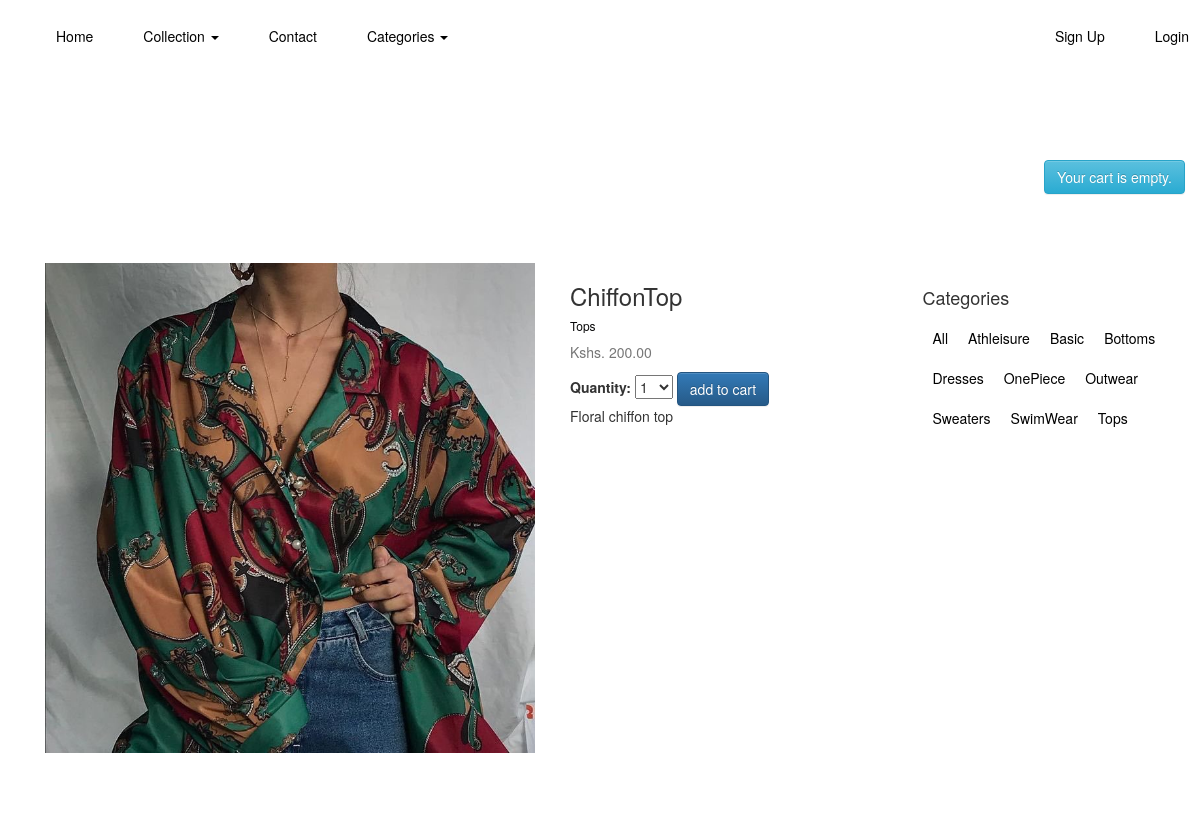
Screenshot of /9/chiffontop/ with the database file from the repository.
### shop/models.py (models this page shows, shortened)
class Product(models.Model):
    category = models.ForeignKey(Category, related_name='products', on_delete=models.CASCADE)
    name = models.CharField(max_length=100, db_index=True)
    slug = models.SlugField(max_length=100, db_index=True)
    description = models.TextField(blank=True)
    price = models.DecimalField(max_digits=10, decimal_places=2)
    available = models.BooleanField(default=True)
    stock = models.PositiveIntegerField()
    created_at = models.DateTimeField(auto_now_add=True)
    updated_at = models.DateTimeField(auto_now=True)
    image = models.ImageField(upload_to='products/%Y/%m/%d', blank=True)
    class Meta:
        ordering = ('name', )
        index_together = (('id', 'slug'),)

class Category(models.Model):
    name = models.CharField(max_length=150, db_index=True)
    slug = models.SlugField(max_length=150, unique=True ,db_index=True)
    created_at = models.DateTimeField(auto_now_add=True)
    updated_at = models.DateTimeField(auto_now=True)
    class Meta:
        ordering = ('name', )
        verbose_name = 'category'
        verbose_name_plural = 'categories'
    def __str__(self):
        return self.name
    def get_absolute_url(self):
        return reverse('shop:product_list_by_category', args=[self.slug])

### shop/views.py (the view)
# urls.py: url(r'^(?P<id>\d+)/(?P<slug>[-\w]+)/$', views.product_detail, name='product_detail'),
def product_detail(request, id, slug):
    product = get_object_or_404(Product, id=id, slug=slug, available=True)
    cart_product_form = CartAddProductForm()
    context = {
        'product': product,
        'cart_product_form': cart_product_form
    }
    return render(request, 'shop/product/detail.html', context)

### cart/forms.py
class CartAddProductForm(forms.Form):
    quantity = forms.TypedChoiceField(choices=PRODUCT_QUANTITY_CHOICES, coerce=int)
    update = forms.BooleanField(required=False, initial=False, widget=forms.HiddenInput)

### cart/cart.py (called while the page is built)
    def __len__(self):
        return sum(item['quantity'] for item in self.cart.values())

### cart/context_processors.py (called while the page is built)
def cart(request):
    return {'cart': Cart(request)}

### shop/templates/shop/product/detail.html (shortened to what this page needs)
{% extends 'shop/base.html' %}
{% load static %}
{% block content %}
   <div class="container">
      <div class="row" style="margin-top: 6%">
        <div class="col-sm-8 blog-main">
          <div class="blog-post">
              <div class="row">
                <div class="card">
                    <div class="card-body">
                        <div class="col-md-8 text-right">
                            <img src="{% if product.image %} {{ product.image.url }} {% else %} {% static 'img/default.jpg' %} {% endif %}" alt="..." style="height: auto; width: auto" class="img-responsive">
                        </div>
                        <div class="col-md-4" style="padding-left: 20px">
                            <h3>{{ product.name }}</h3>
                            <h6><a href="{{ product.category.get_absolute_url }}">{{ product.category }}</a></h6>
                            <p class="text-muted">Kshs. {{ product.price }}</p>
                            <form action="{% url "cart:cart_add" product.id %}" method="post">
                                {{ cart_product_form }}
                                <input type="submit" value="add to cart" class="btn btn-primary">
                            </form>
                            <p>{{ product.description|safe|linebreaksbr }}</p>
                        </div>
                    </div>
                </div>
              </div>
      </div>
    </div>
    <div class="col-sm-3 col-sm-offset-1 blog-sidebar">
          <div class="sidebar-module">
            <h4>Categories</h4>
            <ol class="list-unstyled">
              <li class="active"><a href="/product_list/">All</a></li>
              <li>
                  <a href="/athleisure/">Athleisure</a>
              </li>
              <li>
                  <a href="/basic/">Basic</a>
              </li>
              <li>
                  <a href="/bottoms/">Bottoms</a>
              </li>
              <li>
                  <a href="/dresses/">Dresses</a>
              </li>
              <li>
                  <a href="/onepiece/">OnePiece</a>
              </li>
              <li>
                  <a href="/outwear/">Outwear</a>
              </li>
              <li>
                  <a href="/sweaters/">Sweaters</a>
              </li>
              <li>
                  <a href="/swimwear/">SwimWear</a>
              </li>
              <li>
                  <a href="/tops/">Tops</a>
              </li>
            </ol>
          </div>
        </div>
      </div>
    </div>
{% endblock %}

### shop/static/css/styles.css (style rules this page uses)
.sidebar-module { padding: 15px; margin: 0 -15px 15px; }
.blog-post { margin-bottom: 60px; }
a { color: #070708; text-decoration: none; }
a { text-decoration: none; }
li { color: #000000; background: white; display: block; float: left; padding: 1rem; position: relative; text-decoration: none; transition-duration: 0.5s; }
li a { color: #000000; }

### rows the page displays
Product: image (picture), name "ChiffonTop", category "Tops", price "200.00", description "Floral chiffon top"
